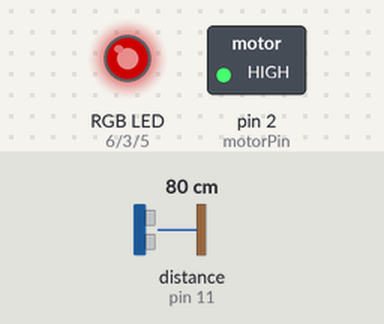
This sketch was run on a simulated Arduino Uno, built with avr-gcc and run on an emulated ATmega328P. Parts: switched loads named in the sketch (green lamp = pin HIGH), an RGB LED mixed from three pins (HIGH = lit). Wiring (inferred from the names in the program): ultrasonic range finder: trigger pin 12; echo pin 11. The inputs (shaded band) are chosen by the test bench; at power-on: distance to the obstacle (sensor on pin 11) 80 cm. The echo pulse lasts 58.3 µs per cm; dim RGB values are drawn brighter than linear; pins used as bus, display or sensor lines are not drawn; what the sketch prints to the serial monitor is not drawn.

Above: at 1.2 s.
1.3 s: distance to the obstacle (sensor on pin 11) set to 64 cm
4.3 s: distance to the obstacle (sensor on pin 11) set to 57 cm
At 4.8 s:
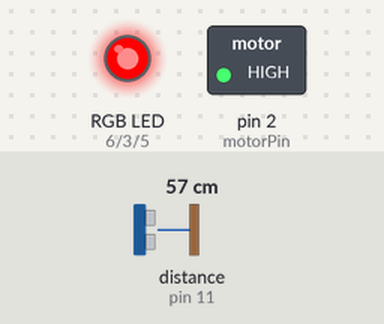
5.8 s: distance to the obstacle (sensor on pin 11) set to 250 cm
At 6.6 s:
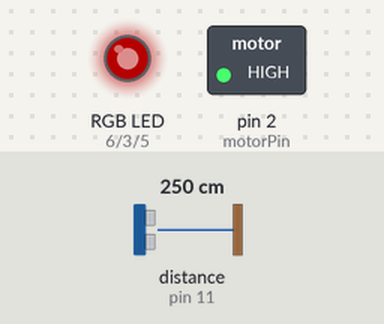
8.8 s: distance to the obstacle (sensor on pin 11) set to 2 cm
At 10.0 s:
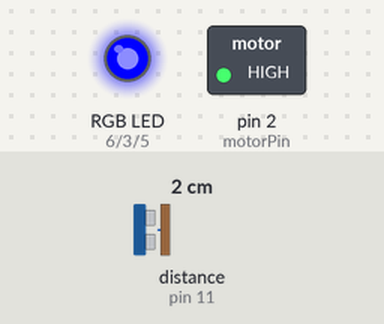
10.3 s: distance to the obstacle (sensor on pin 11) set to 18 cm
11.8 s: distance to the obstacle (sensor on pin 11) set to 23 cm
At 12.4 s:
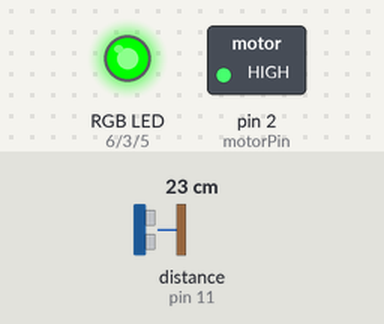
Timing chart, 0 to 14.3 s (numbered marks = the images above; inputs shaded):
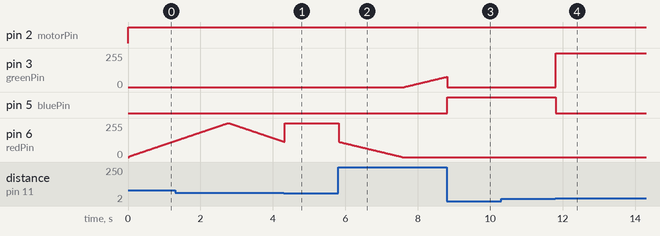

Measured:
- the behaviour switches between 61 and 60 cm on distance to the obstacle (sensor on pin 11) (found by bisection; images 0 and 1)
- the behaviour switches between 20 and 21 cm on distance to the obstacle (sensor on pin 11) (found by bisection; images 3 and 4)
- after the input at 4.3 s, pin 3 (greenPin): stays 0/255 (without the input it goes to 1/255 after 1.3 s)
- after the input at 5.8 s, pin 3 (greenPin): moves from 0/255 to 77/255 over 1.2 s, starting after 1.8 s; pin 6 (redPin): moves from 255/255 to 0/255 over 1.8 s, starting at once
- after the input at 8.8 s, pin 5 (bluePin): LOW → HIGH at once
- after the input at 11.8 s, pin 3 (greenPin): 0/255 → 255/255 at once; pin 5 (bluePin): HIGH → LOW at once
- by itself, pin 6 (redPin): rises from 121/255 to 255/255 in 1.5 s, then falls to 116/255 in 1.5 s

The sketch:

oset.ino
```cpp
const int trigPin = 12;
const int echoPin = 11;

const int redPin = 6;
const int bluePin = 5;
const int greenPin = 3;

const int motorPin = 2;
long duration;
int distance;

void setup() {
  Serial.begin(19200);
  pinMode(redPin, OUTPUT);
  pinMode(bluePin, OUTPUT);
  pinMode(greenPin, OUTPUT);
  pinMode(motorPin, OUTPUT);
  pinMode(trigPin, OUTPUT);
  pinMode(echoPin, INPUT);

}

void ultra(){
  // Clear the trigger pin
  digitalWrite(trigPin, LOW);
  delayMicroseconds(2);

  // Send a 10 microsecond pulse to trigger the ultrasonic sensor
  digitalWrite(trigPin, HIGH);
  delayMicroseconds(10);
  digitalWrite(trigPin, LOW);

  // Read the duration of the pulse from echoPin
  duration = pulseIn(echoPin, HIGH);

  // Calculate distance in centimeters
  distance = duration * 0.034 / 2;

  // Print distance to serial monitor
  Serial.println("Distance: ");
  Serial.println(distance);
  Serial.println(" cm");
}
void checkDistance(){
  ultra();
  while(distance < 60){
    ultra();
    if(distance < 20){
      analogWrite(redPin, 0);
      analogWrite(greenPin, 0);
      analogWrite(bluePin, 255);
    }
    else if(distance < 40){
      analogWrite(redPin, 0);
      analogWrite(greenPin, 255);
      analogWrite(bluePin, 0);
    }
    else {
      analogWrite(redPin, 255);
      analogWrite(greenPin, 0);
      analogWrite(bluePin, 0);
    }

  }
}
void loop() {
  digitalWrite(motorPin, 1);

  // Fade in rojo
  for (int brightness = 0; brightness < 256; brightness++) {
    analogWrite(redPin, brightness);
    analogWrite(greenPin, 0);
    analogWrite(bluePin, 0);
    checkDistance();
    delayMicroseconds(1);  // Ajusta la velocidad del fade in aquí
  }
  checkDistance();

  // Fade out rojo
  for (int brightness = 255; brightness >= 0; brightness--) {
    analogWrite(redPin, brightness);
    analogWrite(greenPin, 0);
    analogWrite(bluePin, 0);
    checkDistance();
    delayMicroseconds(1);  // Ajusta la velocidad del fade out aquí
  }
  checkDistance();

  // Repite el proceso para verde y azul
  // Fade in verde
  for (int brightness = 0; brightness < 256; brightness++) {
    analogWrite(greenPin, brightness);
    analogWrite(redPin, 0);
    analogWrite(bluePin, 0);
    checkDistance();
    delayMicroseconds(1);  // Ajusta la velocidad del fade in aquí
  }
  checkDistance();

  // Fade out verde
  for (int brightness = 255; brightness >= 0; brightness--) {
    analogWrite(greenPin, brightness);
    analogWrite(redPin, 0);
    analogWrite(bluePin, 0);
    checkDistance();
    delayMicroseconds(1); // Ajusta la velocidad del fade out aquí
  }
  checkDistance();

  // Fade in azul
  for (int brightness = 0; brightness < 256; brightness++) {
    analogWrite(bluePin, brightness);
    analogWrite(redPin, 0);
    analogWrite(greenPin, 0);
    checkDistance();
    delayMicroseconds(1); // Ajusta la velocidad del fade in aquí
  }
  checkDistance();

  // Fade out azul
  for (int brightness = 255; brightness >= 0; brightness--) {
    analogWrite(bluePin, brightness);
    analogWrite(redPin, 0);
    analogWrite(greenPin, 0);
    checkDistance();
    delayMicroseconds(1); // Ajusta la velocidad del fade out aquí
  }
  checkDistance();
}
```
